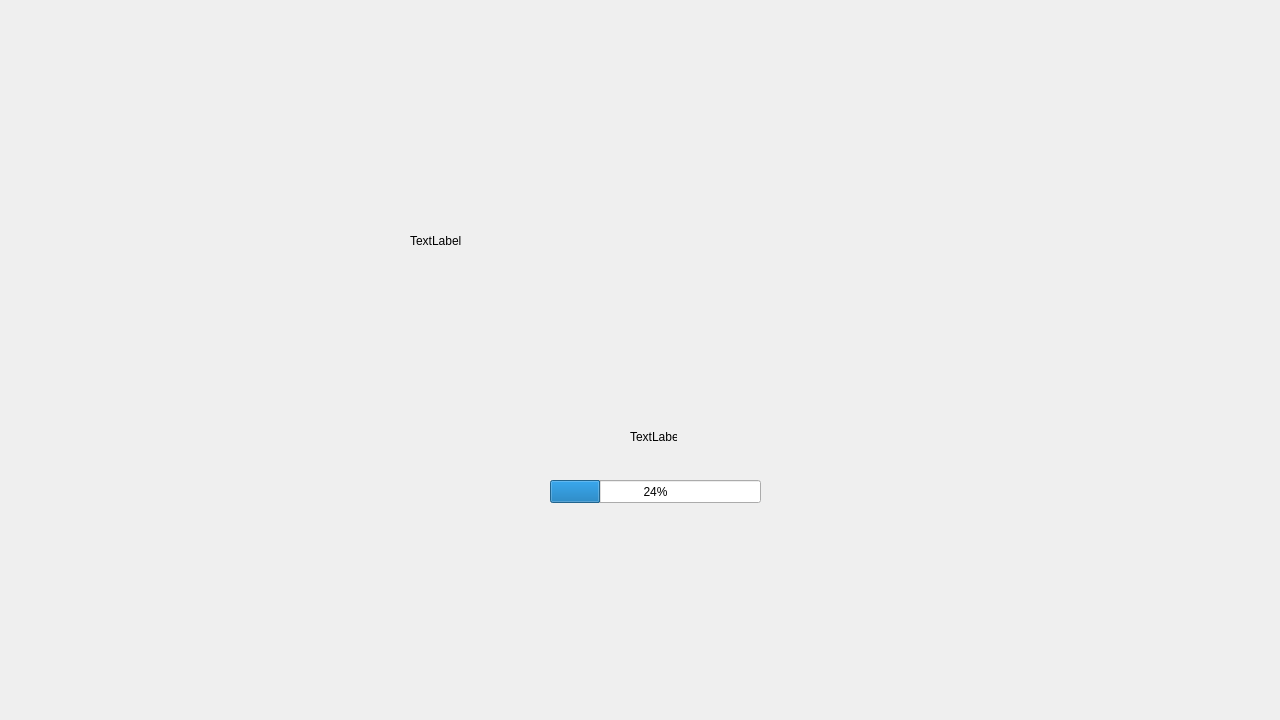
<?xml version="1.0" encoding="UTF-8"?>
<ui version="4.0">
 <class>Form</class>
 <widget class="QWidget" name="Form">
  <property name="geometry">
   <rect>
    <x>0</x>
    <y>0</y>
    <width>1280</width>
    <height>720</height>
   </rect>
  </property>
  <property name="windowTitle">
   <string>Form</string>
  </property>
  <widget class="QLabel" name="logoLabel">
   <property name="geometry">
    <rect>
     <x>410</x>
     <y>100</y>
     <width>471</width>
     <height>281</height>
    </rect>
   </property>
   <property name="text">
    <string>TextLabel</string>
   </property>
  </widget>
  <widget class="QLabel" name="loadingLabel">
   <property name="geometry">
    <rect>
     <x>630</x>
     <y>430</y>
     <width>47</width>
     <height>13</height>
    </rect>
   </property>
   <property name="text">
    <string>TextLabel</string>
   </property>
  </widget>
  <widget class="QProgressBar" name="loadingBar">
   <property name="geometry">
    <rect>
     <x>550</x>
     <y>480</y>
     <width>211</width>
     <height>23</height>
    </rect>
   </property>
   <property name="value">
    <number>24</number>
   </property>
  </widget>
 </widget>
 <resources/>
 <connections/>
</ui>
